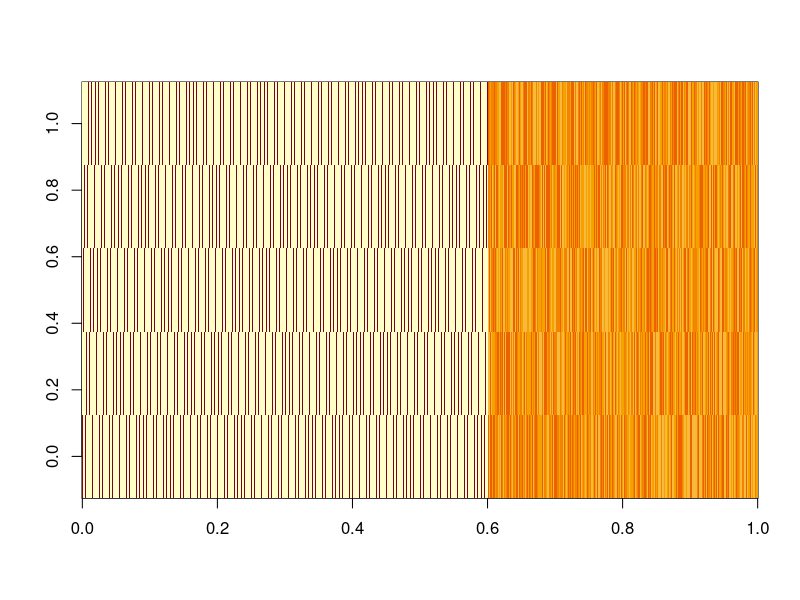
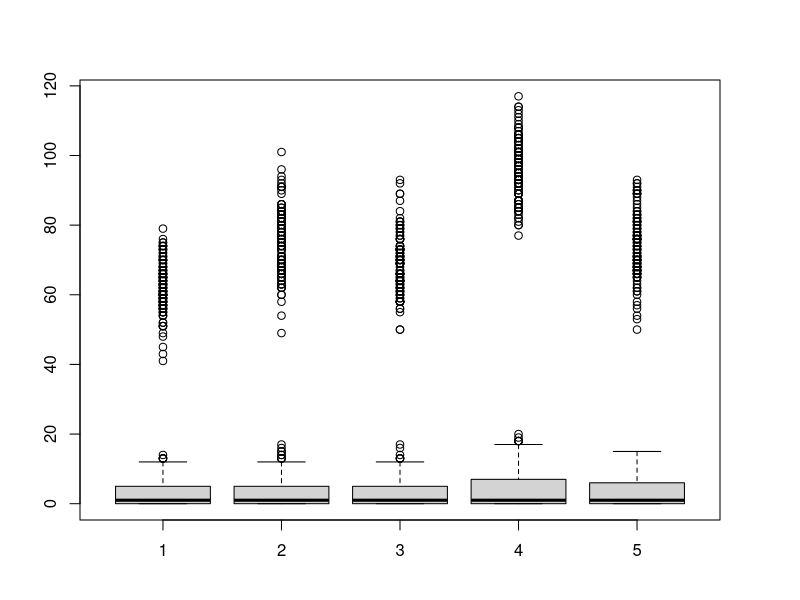
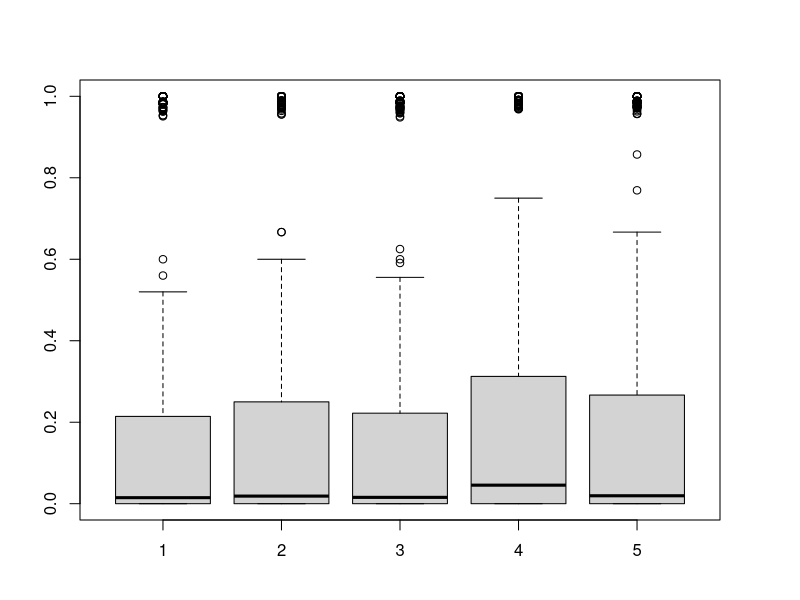
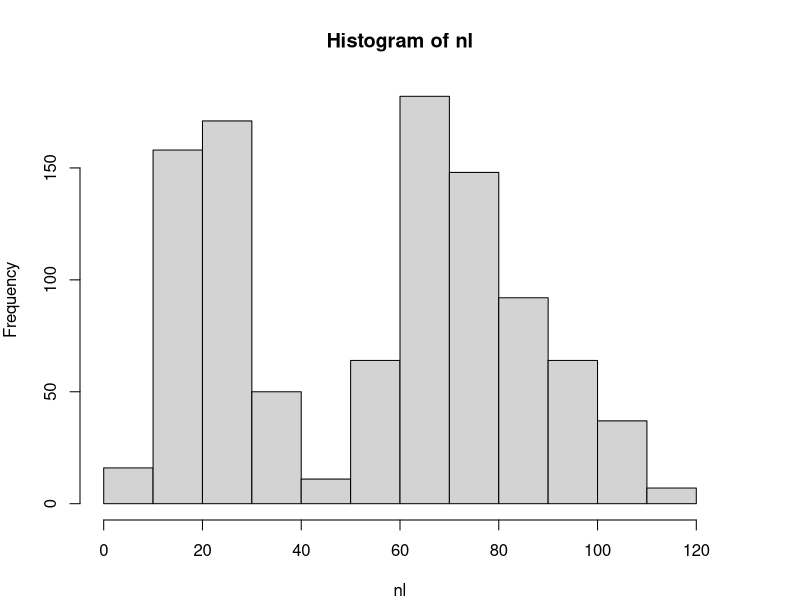
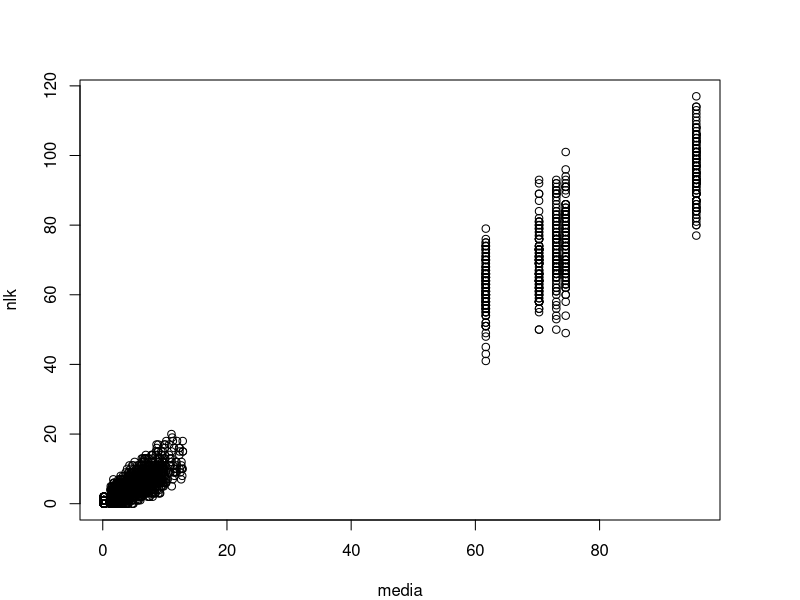
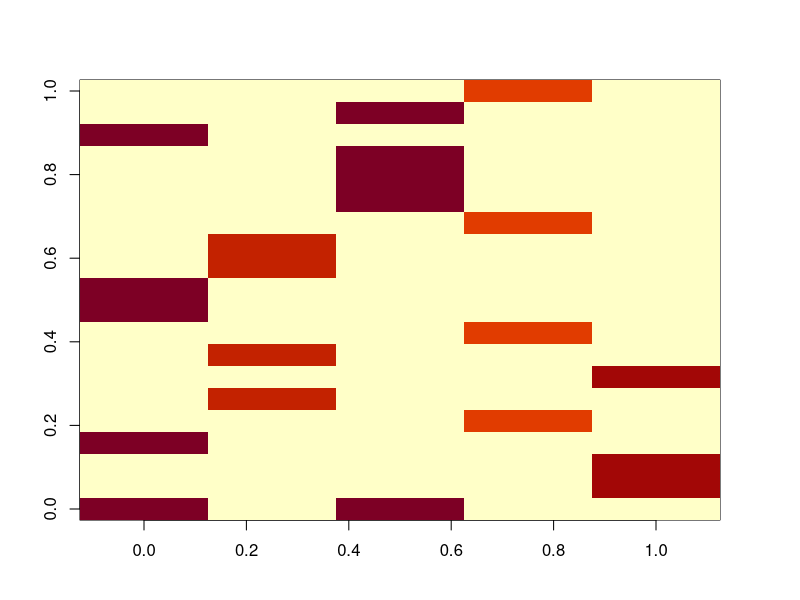
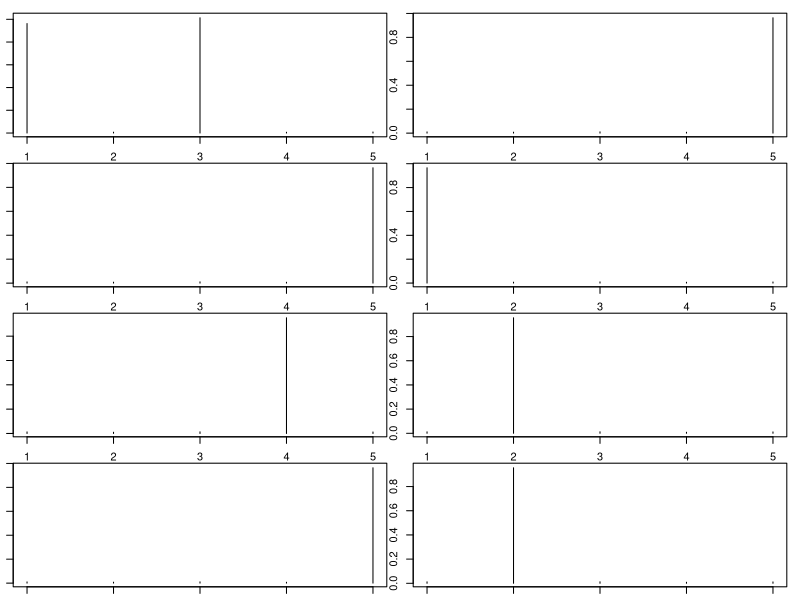
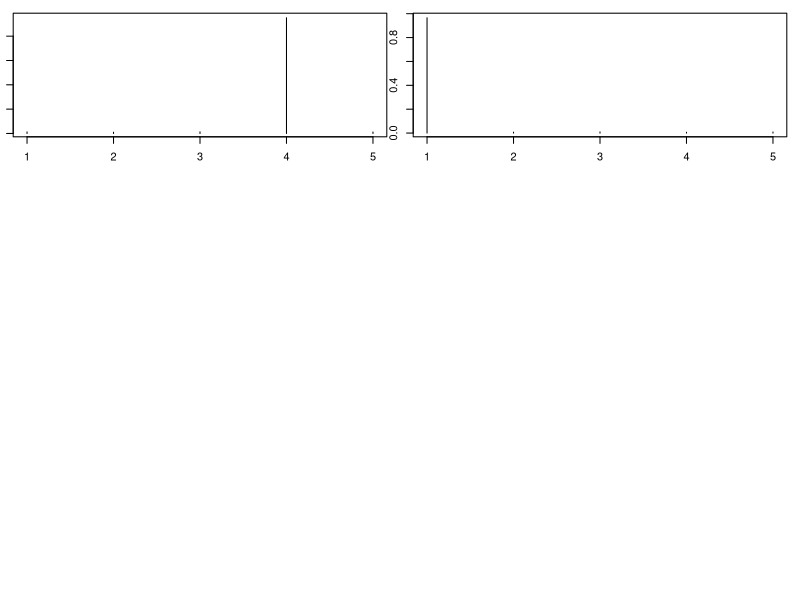

Write the R code that produced these figures, in order. (Note: this script raises an error after producing the figures.)
rm(list=ls(all=TRUE))
library(MCMCpack)
set.seed(1)

nloc=1000
nspp=100
ncommun=5

#design matrix
xmat=matrix(runif(nloc*ncommun,min=-1,max=1),nloc,ncommun)

#pure sites
tmp=matrix(-3,ncommun,ncommun)
diag(tmp)=3
num1=floor(nloc/ncommun)
for (i in 1:120){
  seq1=(ncommun*(i-1)+1):(ncommun*i)
  xmat[seq1,]=tmp
}
image(xmat[1:(num1*ncommun),])

#parameters
lambda.true=lambda=runif(ncommun,min=3,max=5)
betas.true=betas=diag(1,ncommun)

#get means
lambda1=matrix(lambda,nloc,ncommun,byrow=T)
media.true=media=exp(log(lambda1)+xmat%*%betas); range(media)
head(media)

#generate N_lk
par(mfrow=c(1,1),mar=rep(4,4))
nlk=matrix(NA,nloc,ncommun)
for (i in 1:ncommun){
  nlk[,i]=rpois(nloc,media[,i])
}
nlk.true=nlk; boxplot(nlk)
z=nlk/apply(nlk,1,sum); apply(z,1,sum); boxplot(z); apply(z,2,range); apply(z>0.6,2,mean)
nl=apply(nlk,1,sum)
hist(nl)
sum(nl)

plot(media,nlk)

#generate phi (assuming that each species is strongly present in a single group) 
# x=0:4
# z=dbinom(x,size=4,prob=0.05)
# plot(x+1,z,type='h')

phi=matrix(0.01,ncommun,nspp)
num=floor(nspp/ncommun)
for (i in 1:nspp){
  n=rbinom(1,size=1,prob=0.1)+1
  ind=sample(1:ncommun,size=n)
  phi[ind,i]=1
}
phi.true=phi=phi/matrix(apply(phi,1,sum),ncommun,nspp)
apply(phi,1,sum)

image(phi[,1:20])

#per species
par(mfrow=c(4,2),mar=rep(1,4))
for (i in 1:(ncommun*2)) plot(phi[,i]/sum(phi[,i]),type='h')

par(mfrow=c(4,2),mar=rep(1,4))
for (i in 1:ncommun) plot(phi[i,],type='h')

# for (i in 1:nspp){ #add some zeroes
#   ind=sample(1:ncommun,size=1)
#   tmp[ind,i]=runif(1,min=0.5,max=1)
# }
# phi=tmp/matrix(rowSums(tmp),ncommun,nspp) #re-scale to make sure it sums to 1
# round(phi[,1:20],2)
# table(round(phi,2))

unique(rowSums(phi))
phi.true=phi
image(phi)

#generate actual observations y
array.lsk=array(0,dim=c(nloc,nspp,ncommun))
for (i in 1:nloc){
  for (k in 1:ncommun){
    array.lsk[i,,k]=rmultinom(1,size=nlk[i,k],prob=phi[k,])
  }
}
array.lsk.true=array.lsk
y=apply(array.lsk,c(1,2),sum)
nks=t(apply(array.lsk,c(2,3),sum))
image(y)
plot(phi,nks)

#checking if it makes sense
plot(apply(array.lsk,c(1,3),sum),nlk)
lines(c(0,1000),c(0,1000))

#look at stuff to make sure it makes sense
phi.estim=nks/matrix(rowSums(nks),ncommun,nspp)
plot(phi.true,phi.estim)
nks.true=nks

#export results
setwd('U:\\GIT_models\\LdaPoisson_nocov')
nome='fake data.csv'
colnames(y)=paste('spp',1:nspp,sep='')
rownames(y)=paste('loc',1:nloc,sep='')
write.csv(y,nome,row.names=F)    

nome='fake data xmat.csv'
write.csv(xmat,nome,row.names=F)    
